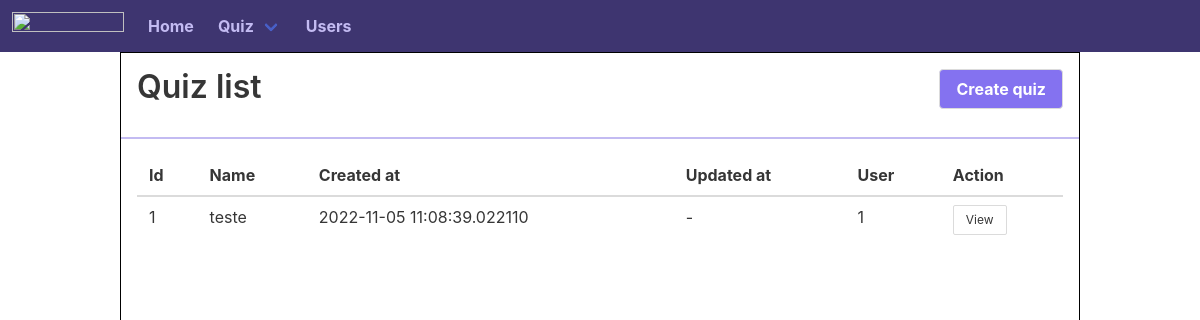
/quiz/, run on an earlier commit of the app's database.
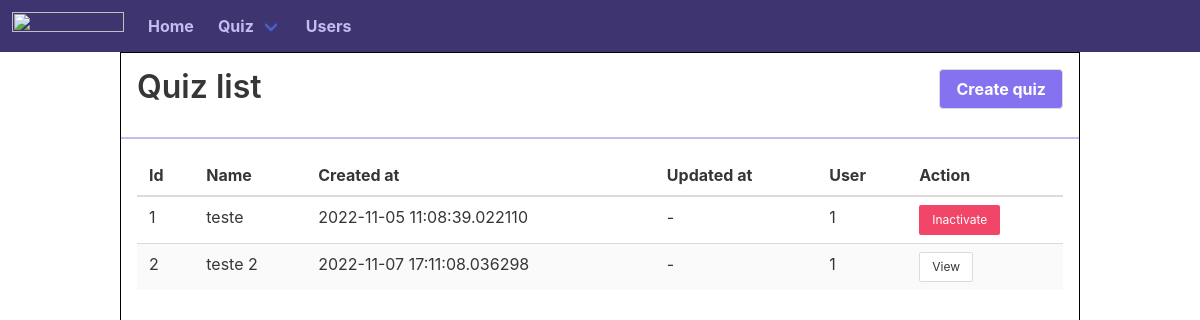
And on a later commit of the database.
### app/models/quiz.py (models this page shows, shortened)
class Quiz(db.Model):
    __tablename__ = 'quiz'
    id = db.Column(db.Integer, primary_key=True)
    name = db.Column(db.String(100), nullable=False)
    content = db.Column(db.Text, nullable=False)
    active = db.Column(db.Boolean, nullable=False)
    created_at = db.Column(db.DateTime, nullable=False)
    updated_at = db.Column(db.DateTime, nullable=True)
    user_id = db.Column(db.Integer, db.ForeignKey("user.id"))
    answer = db.relationship("Answer")

### app/quiz/controller.py (the view)
@quiz_controller.route('/', methods=['GET', 'PUT'])
def list_quiz():
    quizzes = Quiz.query.all()
    return render_template("list-quiz.html", quizzes=quizzes)

### app/__init__.py (called while the page is built)
def render_login_button():
    return True if session.get('email') else False

### app/templates/list-quiz.html (shortened to what this page needs)
{% extends 'content.html' %}
{% block content %}
<div class="all-width content">
  <div class="header-with-button">
    <h1>Quiz list</h1>
    <a href="/quiz/create"><button class="button">Create quiz</button></a>
  </div>
  <div class="list-body">
    <table class="table is-striped">
      <thead>
        <tr>
          <th>Id</th>
          <th>Name</th>
          <th>Created at</th>
          <th>Updated at</th>
          <th>User</th>
          <th>Action</th>
        </tr>
      </thead>
      <tbody>
        {% for quiz in quizzes %}
        <tr>
          <td>{{ quiz.id }}</td>
          <td>{{ quiz.name }}</td>
          <td>{{ quiz.created_at }}</td>
          <td>
            {% if quiz.updated_at %}
            {{ quiz.updated_at }}
            {% else %}
            -
            {% endif %}
          </td>
          <td>{{ quiz.user_id }}</td>
          <td>
            {% if quiz.active %}
            <button class="button is-small is-danger" onclick="changeVal('{{ quiz.id }}');">Inactivate</button>
            {% else %}
            <a href="/quiz/results">
              <button class="button is-small">View</button>
            </a>
            {% endif %}
          </td>
        </tr>
        {% endfor %}
      </tbody>
    </table>
  </div>
</div>
{% endblock %}

### app/templates/content.html (shortened to what this page needs)
{% extends 'base.html' %}
{% block head %}
<link rel="stylesheet" href="{{ url_for('static', filename='css/content.css') }}">
{% endblock %}
{% block body %}
{% include 'navbar.html' %}
<div id="content" class="container">
  {% block content %}{% endblock %}
</div>
{% endblock %}

### app/templates/base.html (shortened to what this page needs)
<!DOCTYPE html>
<html lang="pt-br">
<head>
  <link rel="stylesheet" href="https://cdn.jsdelivr.net/npm/bulma@0.9.4/css/bulma.min.css">
  <link rel="stylesheet" href="https://cdnjs.cloudflare.com/ajax/libs/font-awesome/6.2.0/css/all.min.css">
  <link rel="stylesheet" href="{{ url_for('static', filename='css/base.css') }}">
  {% block head %}{% endblock %}
</head>
<body>
  {% block body %}{% endblock %}
</body>
</html>

### app/templates/navbar.html (shortened to what this page needs)
<nav id="navbar" class="navbar" role="navigation" aria-label="main navigation">
  <div class="navbar-brand">
    <a class="navbar-item" href="/">
      <img src="https://bulma.io/images/bulma-logo.png" width="112" height="28">
    </a>
  </div>
  <div id="navbar-menu" class="navbar-menu">
    <div class="navbar-start">
      <a class="navbar-item" href="/">
        Home
      </a>
      <div class="navbar-item has-dropdown is-hoverable">
        <a class="navbar-item navbar-link" href="/quiz">
          Quiz
        </a>
      </div>
      <a class="navbar-item" href="/user">
        Users
      </a>
    </div>
  </div>
</nav>

### app/static/css/base.css (style rules this page uses)
* { margin: 0; padding: 0; --colorDark: #5a5670; --colorPurpleDarker: #3e3570; --colorPurple: #6859bd; --colorPurpleLighter: #8472f0; --colorLight: #c3bbf2; }
#navbar { background-color: var(--colorPurpleDarker); }
#navbar #navbar-menu a { color: var(--colorLight); font-weight: bold; }

### app/static/css/content.css (style rules this page uses)
#content { height: 100vh; display: flex; border: 1px solid black; }
.all-width { width: 100vw; }
.header-with-button { display: flex; justify-content: space-between; padding: 1em; border-bottom: 2px solid var(--colorLight); }
.header-with-button button { background-color: var(--colorPurpleLighter); color: white; font-weight: bold; }
.list-body { padding: 1em; }

What changed in the data, as far as the page shows it:
changed Quiz "teste": active "View" → "Inactivate"
added Quiz: id "2", name "teste 2", created_at "2022-11-07 17:11:08.036298", user_id "1", active "View"
